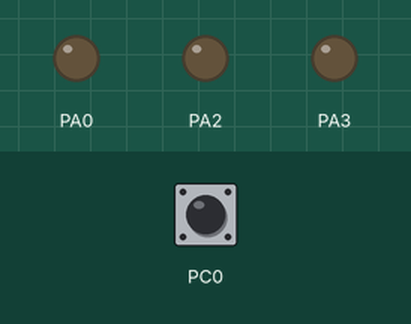
Bench run of a program on a simulated ATmega32, built with avr-gcc and emulated at 8 MHz. On the bench: output pins drawn as LEDs (lit = HIGH). The test bench sets the inputs (shaded band); at power-on: PC0 HIGH.

Above: at 1.2 s.
1.3 s: PC0 pulsed LOW 5 times (0.12 s each, 0.3 s apart)
At 2.3 s:
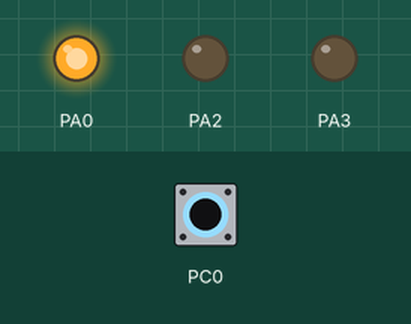
At 3.9 s:
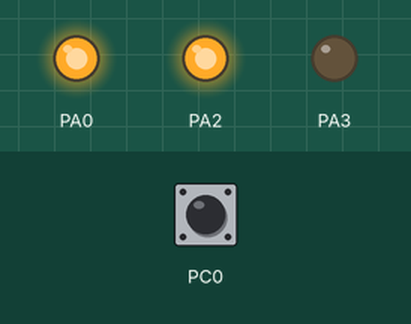
4.3 s: PC0 pulsed LOW 2 times (0.12 s each, 0.3 s apart)
At 5.5 s:
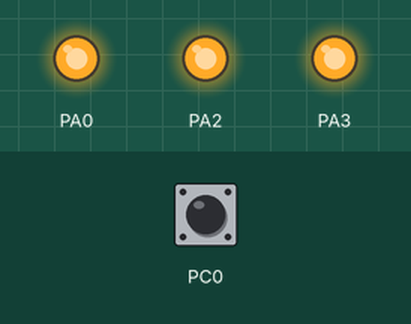
Timing chart, 0 to 7.3 s (numbered marks = the images above; inputs shaded):
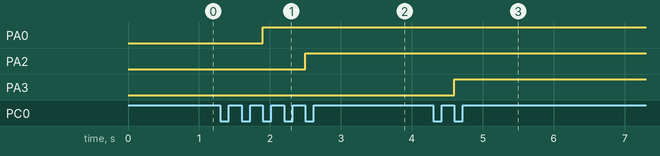

The program:

main.c
```c
/*
 * gpio_section1.c
 *
 * Created: 07/03/2022 07:20:03 م
 * Author : 3abed
 */

#include "MOM_MAP.h"
#include "utilization.h"
#define F_CPU 8000000UL

#include <util/delay.h>


int main(void)
{
	unsigned char flag=0;
	DDRA=0b00001101;
	clearbit(DDRC,0);
	setbit(PORTC,0);
    /* Replace with your application code */
    while (1)
    {

		if(redbit(PINC,0)==0){

		switch(flag)
			{
			case 0:
			toggle(PORTA,0);
			flag++;
			break;
			case 1:
			toggle(PORTA,2);
			flag++;
			break;
			case 2:
			toggle(PORTA,3);
			flag=0;
			break;
    }

}
while(redbit(PINC,0)==0);
	}
}
```

MOM_MAP.h
```c
/*
 * MOM_MAP.h
 *
 * Created: 10/03/2022 02:19:18 م
 *  Author: 3abed
 */


#ifndef MOM_MAP_H_
#define MOM_MAP_H_

#define DDRA    *(volatile char*)0x3A
#define PORTA   *(volatile char*)0x3B
#define PINA   *(volatile char*)0x39

#define DDRC    *(volatile char*)0x34
#define PORTC   *(volatile char*)0x35
#define PINC   *(volatile char*)0x33


#endif /* MOM_MAP_H_ */
```

utilization.h
```c
/*
 * IncFile1.h
 *
 * Created: 10/03/2022 02:47:40 م
 *  Author: 3abed
 */


#ifndef INCFILE1_H_
#define INCFILE1_H_

#define setbit(reg,bit)    (reg=reg|(1<<bit))
#define clearbit(reg,bit)  (reg=reg&~(1<<bit))
#define redbit(reg,bit)    ((reg>>bit)&1)
#define toggle(reg,bit)    (reg=reg^(1<<bit))


#endif /* INCFILE1_H_ */
```

Measured:
- after the input at 1.3 s, PA0: LOW → HIGH after 0.60 s; PA2: LOW → HIGH after 1.2 s
- after the input at 4.3 s, PA3: LOW → HIGH after 0.30 s
